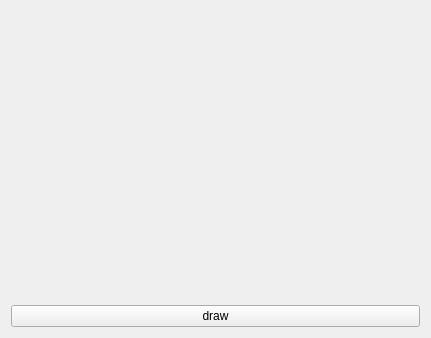
<?xml version="1.0" encoding="UTF-8"?>
<ui version="4.0">
 <class>main</class>
 <widget class="QWidget" name="main">
  <property name="geometry">
   <rect>
    <x>0</x>
    <y>0</y>
    <width>431</width>
    <height>338</height>
   </rect>
  </property>
  <property name="windowTitle">
   <string>Form</string>
  </property>
  <layout class="QVBoxLayout" name="verticalLayout">
   <item>
    <spacer name="verticalSpacer">
     <property name="orientation">
      <enum>Qt::Vertical</enum>
     </property>
     <property name="sizeHint" stdset="0">
      <size>
       <width>20</width>
       <height>40</height>
      </size>
     </property>
    </spacer>
   </item>
   <item>
    <widget class="QPushButton" name="draw_circle">
     <property name="text">
      <string>draw</string>
     </property>
    </widget>
   </item>
  </layout>
 </widget>
 <resources/>
 <connections/>
</ui>
